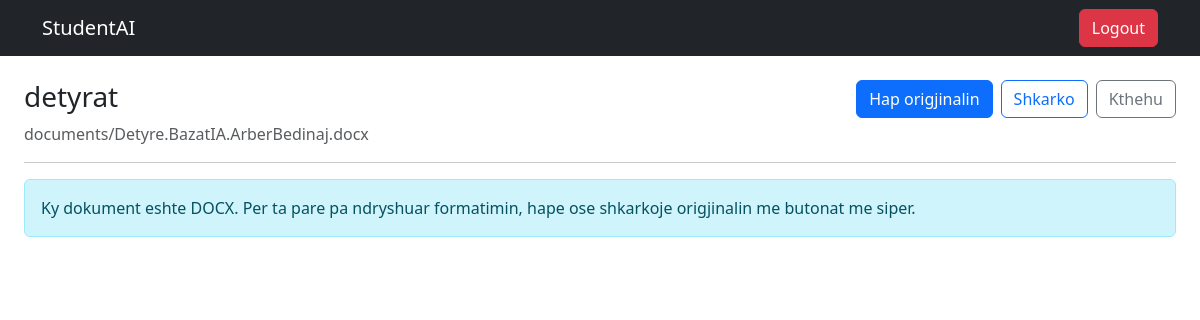
Screenshot of /documents/2/ (signed in) with the database file from the repository.
### documents/models.py (models this page shows, shortened)
class Document(models.Model):
    title = models.CharField(max_length=255)
    file = models.FileField(
        upload_to='documents/'
    )
    uploaded_by = models.ForeignKey(
        User,
        on_delete=models.CASCADE
    )
    uploaded_at = models.DateTimeField(
        auto_now_add=True
    )

### documents/views.py (the view, shortened to what this page needs)
# urls.py: path('<int:document_id>/', document_detail, name='document_detail'),
@login_required(login_url='login')
def document_detail(request, document_id):
    document = get_object_or_404(
        Document,
        id=document_id,
        uploaded_by=request.user
    )
    file_extension = document.file.name.rsplit('.', 1)[-1].lower()
    show_extracted_text = request.GET.get('view') == 'text'
    extracted_text = ''
    error_message = None
    return render(
        request,
        'documents/detail.html',
        {
            'document': document,
            'file_extension': file_extension,
            'is_pdf': file_extension == 'pdf',
            'show_extracted_text': show_extracted_text,
            'extracted_text': extracted_text,
            'error_message': error_message
        }
    )

### documents/templates/documents/detail.html (shortened to what this page needs)
<!DOCTYPE html>
<html>
<head>
    <link href="https://cdn.jsdelivr.net/npm/bootstrap@5.3.7/dist/css/bootstrap.min.css" rel="stylesheet">
</head>
<body>
<nav class="navbar navbar-dark bg-dark">
    <div class="container">
        <a class="navbar-brand" href="{% url 'dashboard' %}">
            StudentAI
        </a>
        <a href="{% url 'logout' %}" class="btn btn-danger">
            Logout
        </a>
    </div>
</nav>
<main class="container-fluid px-4 mt-4">
    <div class="d-flex flex-wrap justify-content-between align-items-start gap-3">
        <div>
            <h1 class="h3">{{ document.title }}</h1>
            <p class="text-muted mb-0">
                {{ document.file.name }}
            </p>
        </div>
        <div class="d-flex flex-wrap gap-2">
            <a href="{% url 'document_file' document.id %}" target="_blank" rel="noopener" class="btn btn-primary">
                Hap origjinalin
            </a>
            <a href="{% url 'document_file' document.id %}" download class="btn btn-outline-primary">
                Shkarko
            </a>
            <a href="{% url 'dashboard' %}" class="btn btn-outline-secondary">
                Kthehu
            </a>
        </div>
    </div>
    <hr>
    {% if is_pdf and not show_extracted_text %}
        <iframe
            src="{% url 'document_file' document.id %}"
            title="{{ document.title }}"
            class="w-100 border rounded"
            style="height: 78vh;"
        ></iframe>
    {% elif not show_extracted_text %}
        <div class="alert alert-info">
            Ky dokument eshte {{ file_extension|upper }}. Per ta pare pa ndryshuar formatimin,
            hape ose shkarkoje origjinalin me butonat me siper.
        </div>
    {% endif %}
</main>
</body>
</html>

### rows the page displays
Document: title "detyrat", file.name "documents/Detyre.BazatIA.ArberBedinaj.docx"

### other values shown
{{ file_extension|upper }} "DOCX"
